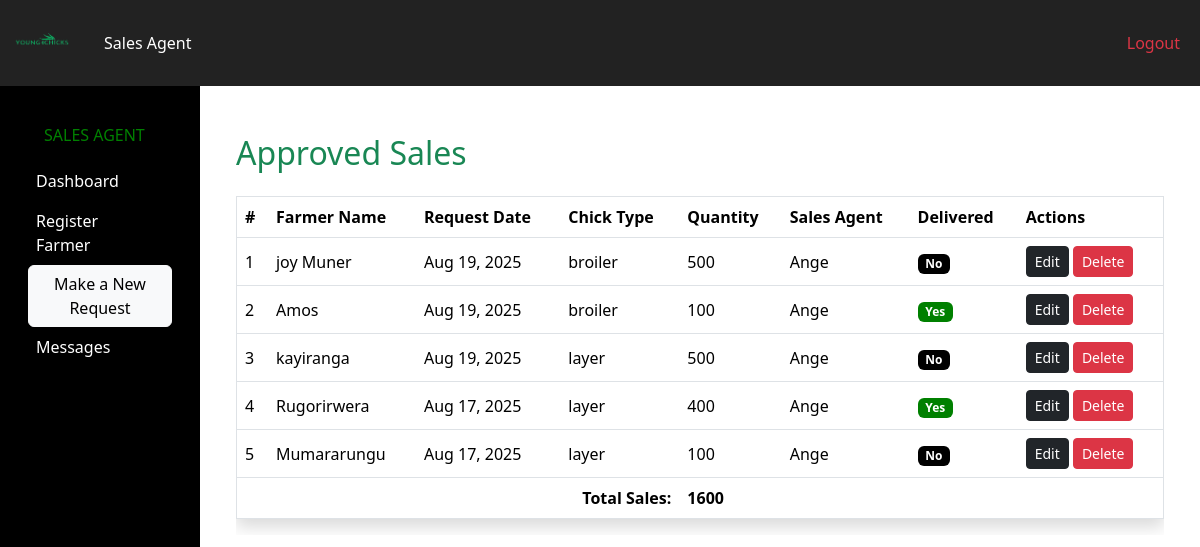
/sales/approved/ (signed in), run on the app's committed database.
### pages/models.py (models this page shows, shortened)
class Chickrequest(models.Model):
    CHICK_STATUS = [
        ('pending', 'Pending'),
        ('approved', 'Approved'),
        ('rejected', 'Rejected'),
    ]
    FEED_NEEDED = [
        ('yes', 'Yes'),
        ('no', 'No'),
    ]
    CHICK_DELIVERED = [
        ('yes', 'Yes'),
        ('no', 'No'),
    ]
    farmer_name = models.ForeignKey(Farmer, on_delete=models.SET_NULL, null=True)
    chick_type = models.ForeignKey(ChickType, on_delete=models.SET_NULL, null=True)
    chick_quantity = models.PositiveIntegerField()
    chick_date = models.DateTimeField(auto_now_add=True)
    chick_status = models.CharField(max_length=20, choices=CHICK_STATUS, default='pending')
    feed_needed = models.CharField(max_length=10, choices=FEED_NEEDED)
    chickperiod = models.PositiveIntegerField(default=0)
    chick_delivered = models.CharField(max_length=5, choices=CHICK_DELIVERED, default='no')
    sales_agent = models.ForeignKey(
        settings.AUTH_USER_MODEL,
        on_delete=models.SET_NULL,
        null=True,
        blank=True,
        related_name='sent_requests'
    )

class Farmer(models.Model):
    GENDER_CHOICES = [
        ('Male', 'Male'),
        ('Female', 'Female'),
    ]
    FARMER_TYPE_CHOICES = [
        ('Starter', 'Starter'),
        ('Returner', 'Returner'),
    ]
    user = models.OneToOneField(
        settings.AUTH_USER_MODEL,
        on_delete=models.CASCADE,
        related_name='farmer_profile',
        null=True,
        blank=True
    )
    farmer_name = models.CharField(max_length=100)
    farmer_age = models.IntegerField()
    farmer_gender = models.CharField(max_length=10, choices=GENDER_CHOICES)
    farmer_nin = models.CharField(max_length=20)
    farmer_phone_number = models.CharField(max_length=15)
    farmer_type = models.CharField(max_length=50, choices=FARMER_TYPE_CHOICES)
    recomender_name = models.CharField(max_length=100)
    recommender_nin = models.CharField(max_length=20)

class ChickType(models.Model):
    TYPE_CHOICES = [
        ('broiler', 'Broiler'),
        ('layer', 'Layer'),
    ]
    name = models.CharField(max_length=20, choices=TYPE_CHOICES, unique=True)

class Userprofile(AbstractUser):
    USER_TYPE_CHOICES = [
        ('manager', 'Manager'),
        ('sales_agent', 'Sales Agent'),
    ]
    user_type = models.CharField(max_length=20, choices=USER_TYPE_CHOICES)
    phone = models.CharField(
        max_length=15,
        unique=True,
        blank=True,
        null=True,
        validators=[RegexValidator(r'^\+?\d{10,15}$', 'Enter a valid phone number.')]
    )
    title = models.CharField(max_length=5, blank=True, null=True)
    created_at = models.DateTimeField(default=timezone.now)
    class Meta:
        db_table = "user_profiles"
        ordering = ['created_at']

### pages/views.py (the view)
# urls.py: path('sales/approved/', views.approved_sales, name='approved_sales'),
@login_required
def approved_sales(request):
    approved_requests = Chickrequest.objects.filter(chick_status='approved').order_by('-chick_date')
    total_quantity = approved_requests.aggregate(total=Sum('chick_quantity'))['total'] or 0
    farmers_with_chicks = approved_requests.values_list('farmer_name__farmer_name', flat=True).distinct()
    context = {
        'approved_requests': approved_requests,
        'total_quantity': total_quantity,
        'farmers_with_chicks': farmers_with_chicks,
    }
    return render(request, 'pages/approved_sales.html', context)

### pages/templates/pages/approved_sales.html
{% extends 'pages/base.html' %}
{% load static %}
{% block content %}
<div class="container mt-5">
  <h2 class="mb-4 text-success">Approved Sales</h2>
  <div class="table-responsive">
    <table class="table table-hover align-middle border shadow">
      <thead style="background-color: black; color: white;">
        <tr>
          <th>#</th>
          <th>Farmer Name</th>
          <th>Request Date</th>
          <th>Chick Type</th>
          <th>Quantity</th>
          <th>Sales Agent</th>
          <th>Delivered</th>
          <th>Actions</th>
        </tr>
      </thead>
      <tbody>
        {% for req in approved_requests %}
        <tr>
          <td>{{ forloop.counter }}</td>
          <td>{{ req.farmer_name.farmer_name }}</td>
          <td>{{ req.chick_date|date:"M d, Y" }}</td>
          <td>{{ req.chick_type.name }}</td>
          <td>{{ req.chick_quantity }}</td>
          <td>
            {% if req.sales_agent %}
              {{ req.sales_agent.username }}
            {% else %}
              N/A
            {% endif %}
          </td>
          <td>
            {% if req.chick_delivered == 'yes' %}
              <span class="badge" style="background-color: green; color: white;">Yes</span>
            {% else %}
              <span class="badge" style="background-color: black; color: white;">No</span>
            {% endif %}
          </td>
          <td>
            <a href="{% url 'record_request_edit' req.id %}" class="btn btn-sm btn-dark">Edit</a>
            <a href="{% url 'delete_request' req.id %}" class="btn btn-sm btn-danger"
               onclick="return confirm('Are you sure you want to delete this request?');">Delete</a>
          </td>
        </tr>
        {% empty %}
        <tr>
          <td colspan="8" class="text-center text-muted">No approved sales found.</td>
        </tr>
        {% endfor %}
        {% if approved_requests %}
        <tr style="font-weight: bold; background-color: #f0f0f0;">
          <td colspan="4" class="text-end">Total Sales:</td>
          <td>{{ total_quantity }}</td>
          <td colspan="3"></td>
        </tr>
        {% endif %}
      </tbody>
    </table>
  </div>
</div>
{% endblock %}

### static/style.css (style rules this page uses)
:root { --color-black: #000000; --color-white: #ffffff; --color-green: #004d00; }
body { background-color: var(--color-white); color: var(--color-black); font-family: 'Segoe UI', Tahoma, Geneva, Verdana, sans-serif; }
table { border-collapse: collapse; width: 100%; color: var(--color-black); }
table thead { background-color: var(--color-black); color: var(--color-white); }
table tbody tr { background-color: var(--color-white); }
table tbody tr:nth-child(even) { background-color: #f5f5f5; }
h1, h2, h3, h4, h5, h6 { color: var(--color-green); }

### pages/templates/pages/base.html (style rules this page uses)
table { border: 1px solid black; }
thead { background-color: black; color: white; }

### data on the page
Chickrequest: farmer_name.farmer_name "joy Muner", chick_date "Aug 19, 2025", chick_type.name "broiler", chick_quantity "500", sales_agent.username "Ange", chick_delivered "No"
Chickrequest: farmer_name.farmer_name "Amos", chick_date "Aug 19, 2025", chick_type.name "broiler", chick_quantity "100", sales_agent.username "Ange", chick_delivered "Yes"
Chickrequest: farmer_name.farmer_name "kayiranga", chick_date "Aug 19, 2025", chick_type.name "layer", chick_quantity "500", sales_agent.username "Ange", chick_delivered "No"
Chickrequest: farmer_name.farmer_name "Rugorirwera", chick_date "Aug 17, 2025", chick_type.name "layer", chick_quantity "400", sales_agent.username "Ange", chick_delivered "Yes"
Chickrequest: farmer_name.farmer_name "Mumararungu", chick_date "Aug 17, 2025", chick_type.name "layer", chick_quantity "100", sales_agent.username "Ange", chick_delivered "No"

### other printed values
{{ total_quantity }} "1600"
